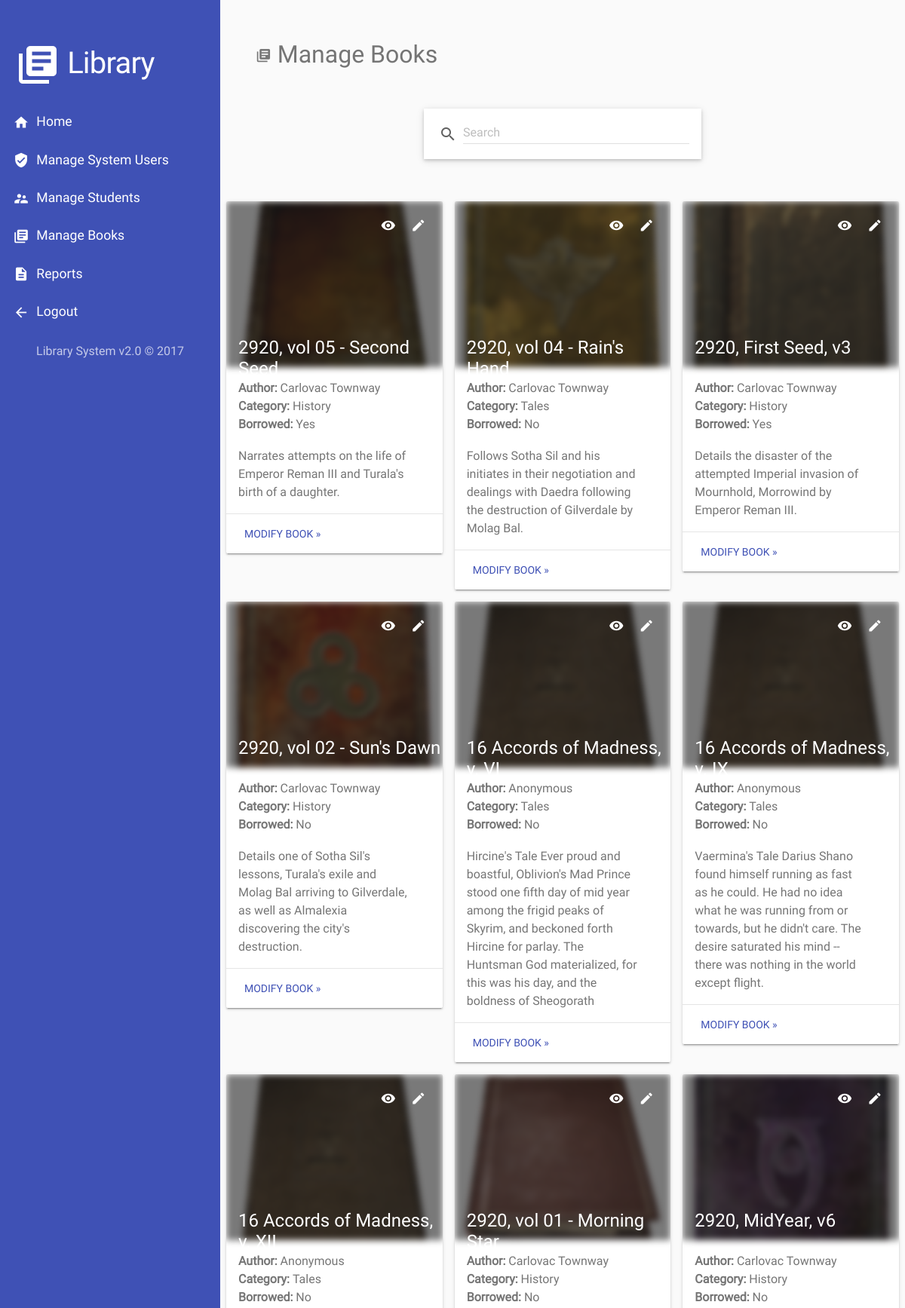
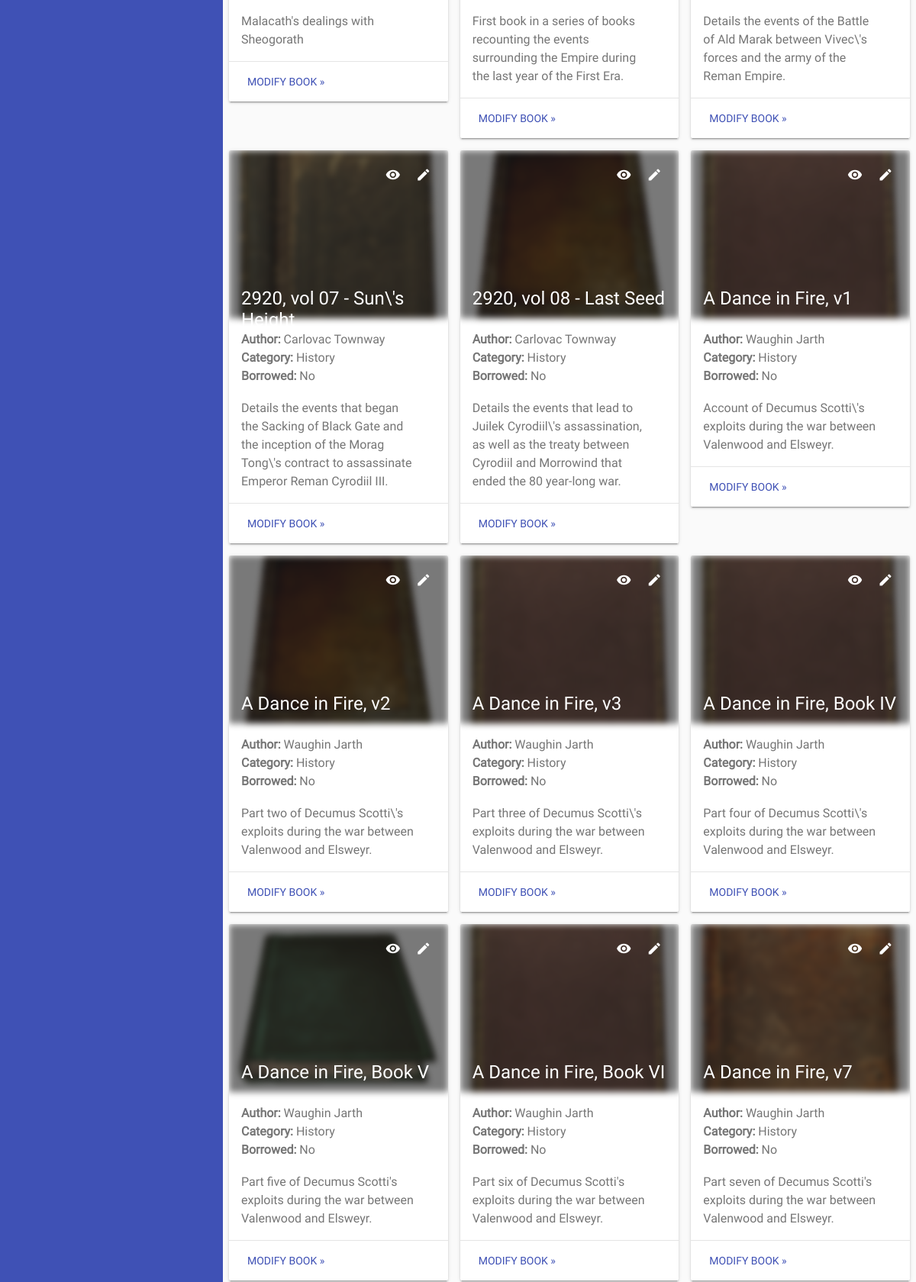
The app's page /admin-manage-books.php (signed in, upper part) with its own data (2 pictures, top to bottom).
### tables this page shows
CREATE TABLE `books` (
  `id` int(11) NOT NULL,
  `title` varchar(255) NOT NULL,
  `author` varchar(255) NOT NULL,
  `category` varchar(255) NOT NULL,
  `description` varchar(255) NOT NULL,
  `image_path` varchar(255) NOT NULL,
  `status` enum('0','1','2') NOT NULL
);

### admin-manage-books.php (the view, shortened to what this page needs)
<?php include_once('html/top.php'); ?>
<?php
  require_once('html/welcome-header.php');
?>
<?php
  require_once('html/nav.php');
?>
<div class="content">
<h2 class="t-secondary">
  <i class="material-icons small">library_books</i>
  Manage Books
</h2>
<form action="<?php echo $_SERVER['PHP_SELF']; ?>" method="get">
</form>
<?php
  $condition = "";
?>
<?php
  $books_query = "SELECT * FROM books $condition";
  $sql = mysqli_query($conn, $books_query) or die(mysql_error());
?>
<?php
if (mysqli_num_rows($sql) > 0) {
?>
<div class="m-top-3">
<?php
  for ($i = 0; $row = mysqli_fetch_array($sql, MYSQLI_ASSOC); $i++) {
    if ($i % 3 == 0 || $i == 0) {
?>
<div class="row">
<?php } ?>
  <div class="col-md-4 my-p-1 book-item">
    <div class="wide-card mdl-card mdl-shadow--2dp" style="width: 100%;">
      <div class="img-card-cont" style="background: url('<?php echo $row['image_path'];?>');">
        <div class="dim mdl-js-ripple-effect ripple-cont">
        </div>
      </div>
      <div class="mdl-card__title card-title">
        <h2 class="mdl-card__title-text"><?=$row['title']?></h2>
      </div>
      <div class="mdl-card__supporting-text">
        <p>
          <strong>Author: </strong>
          <?=$row['author']?>
        </p>
        <p>
          <strong>Category: </strong>
          <?=$row['category']?>
        </p>
        <p>
          <strong>Borrowed: </strong>
          <?php echo $row['status'] == '2' ? "Yes": "No"; ?>
        </p>
        <br/>
        <p>
          <?=$row['description']?>
        </p>
      </div>
      <div class="mdl-card__actions mdl-card--border">
        <form action="admin-action-book.php" method="post">
          <button type="submit" name="modify-book"
            class="mdl-button mdl-button--colored mdl-js-button mdl-js-ripple-effect">Modify Book &raquo;</button>
        </form>
      </div>
      <div class="mdl-card__menu">
        <form action="admin-action-book.php" method="post">
          <i class="material-icons fab-small t-white my-m-r-1">
          </i>
          <button type="submit" name="modify-book"
            class="mdl-button mdl-button--icon mdl-js-button mdl-js-ripple-effect">
            <i class="material-icons fab-small t-white">edit</i>
          </button>
        </form>
      </div>
    </div>
  </div>
<?php if (($i+1) % 3 == 0) { ?>
</div>
<?php } ?>
<?php } ?>
</div>
<?php } ?>
</div>
</body>
</html>

### records on screen
books: image_path (picture), title "2920, vol 05 - Second Seed", author "Carlovac Townway", category "History", status "Yes", description "Narrates attempts on the life of Emperor Reman III and Turala's birth of a daughter."
books: image_path (picture), title "2920, vol 04 - Rain's Hand", author "Carlovac Townway", category "Tales", status "No", description "Follows Sotha Sil and his initiates in their negotiation and dealings with Daedra following the destruction of Gilverdale by Molag Bal."
books: image_path (picture), title "2920, First Seed, v3", author "Carlovac Townway", category "History", status "Yes", description "Details the disaster of the attempted Imperial invasion of Mournhold, Morrowind by Emperor Reman III."
books: image_path (picture), title "2920, vol 02 - Sun's Dawn", author "Carlovac Townway", category "History", status "No", description "Details one of Sotha Sil's lessons, Turala's exile and Molag Bal arriving to Gilverdale, as well as Almalexia discovering the city's destruction."
books: image_path (picture), title "16 Accords of Madness, v. VI", author "Anonymous", category "Tales", status "No", description "Hircine's Tale Ever proud and boastful, Oblivion's Mad Prince stood one fifth day of mid year among the frigid peaks of Skyrim, and beckoned forth Hircine for parlay. The Huntsman God materialized, for this was his day, and the boldness of Sheogorath"
books: image_path (picture), title "16 Accords of Madness, v. IX", author "Anonymous", category "Tales", status "No", description "Vaermina's Tale Darius Shano found himself running as fast as he could. He had no idea what he was running from or towards, but he didn't care. The desire saturated his mind -- there was nothing in the world except flight."
books: image_path (picture), title "16 Accords of Madness, v. XII", author "Anonymous", category "Tales", status "No", description "Malacath's dealings with Sheogorath"
books: image_path (picture), title "2920, vol 01 - Morning Star", author "Carlovac Townway", category "History", status "No", description "First book in a series of books recounting the events surrounding the Empire during the last year of the First Era."
books: image_path (picture), title "2920, MidYear, v6", author "Carlovac Townway", category "History", status "No", description "Details the events of the Battle of Ald Marak between Vivec\\'s forces and the army of the Reman Empire."
books: image_path (picture), title "2920, vol 07 - Sun\\'s Height", author "Carlovac Townway", category "History", status "No", description "Details the events that began the Sacking of Black Gate and the inception of the Morag Tong\\'s contract to assassinate Emperor Reman Cyrodiil III."
books: image_path (picture), title "2920, vol 08 - Last Seed", author "Carlovac Townway", category "History", status "No", description "Details the events that lead to Juilek Cyrodiil\\'s assassination, as well as the treaty between Cyrodiil and Morrowind that ended the 80 year-long war."
books: image_path (picture), title "A Dance in Fire, v1", author "Waughin Jarth", category "History", status "No", description "Account of Decumus Scotti\\'s exploits during the war between Valenwood and Elsweyr."
books: image_path (picture), title "A Dance in Fire, v2", author "Waughin Jarth", category "History", status "No", description "Part two of Decumus Scotti\\'s exploits during the war between Valenwood and Elsweyr."
books: image_path (picture), title "A Dance in Fire, v3", author "Waughin Jarth", category "History", status "No", description "Part three of Decumus Scotti\\'s exploits during the war between Valenwood and Elsweyr."
books: image_path (picture), title "A Dance in Fire, Book IV", author "Waughin Jarth", category "History", status "No", description "Part four of Decumus Scotti\\'s exploits during the war between Valenwood and Elsweyr."
books: image_path (picture), title "A Dance in Fire, Book V", author "Waughin Jarth", category "History", status "No", description "Part five of Decumus Scotti's exploits during the war between Valenwood and Elsweyr."
books: image_path (picture), title "A Dance in Fire, Book VI", author "Waughin Jarth", category "History", status "No", description "Part six of Decumus Scotti's exploits during the war between Valenwood and Elsweyr."
books: image_path (picture), title "A Dance in Fire, v7", author "Waughin Jarth", category "History", status "No", description "Part seven of Decumus Scotti's exploits during the war between Valenwood and Elsweyr."
